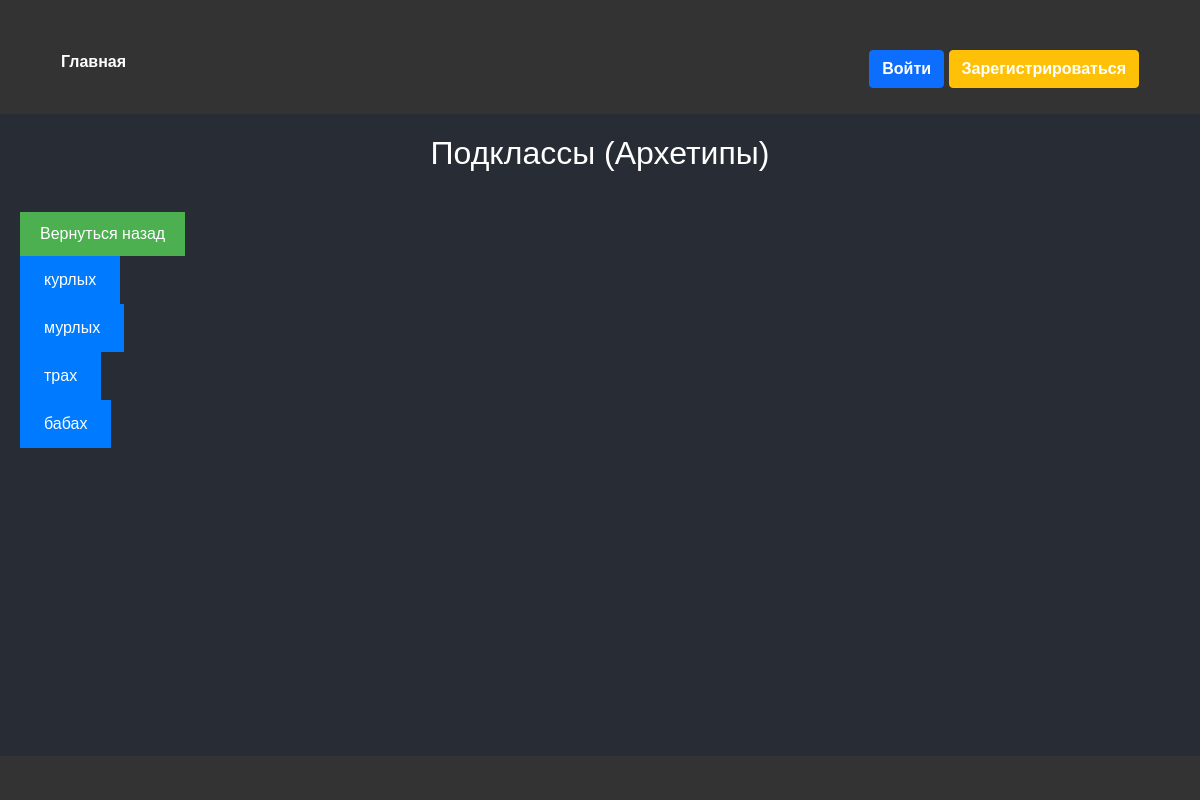
Before: /VeiwArchetypes with the older database file.
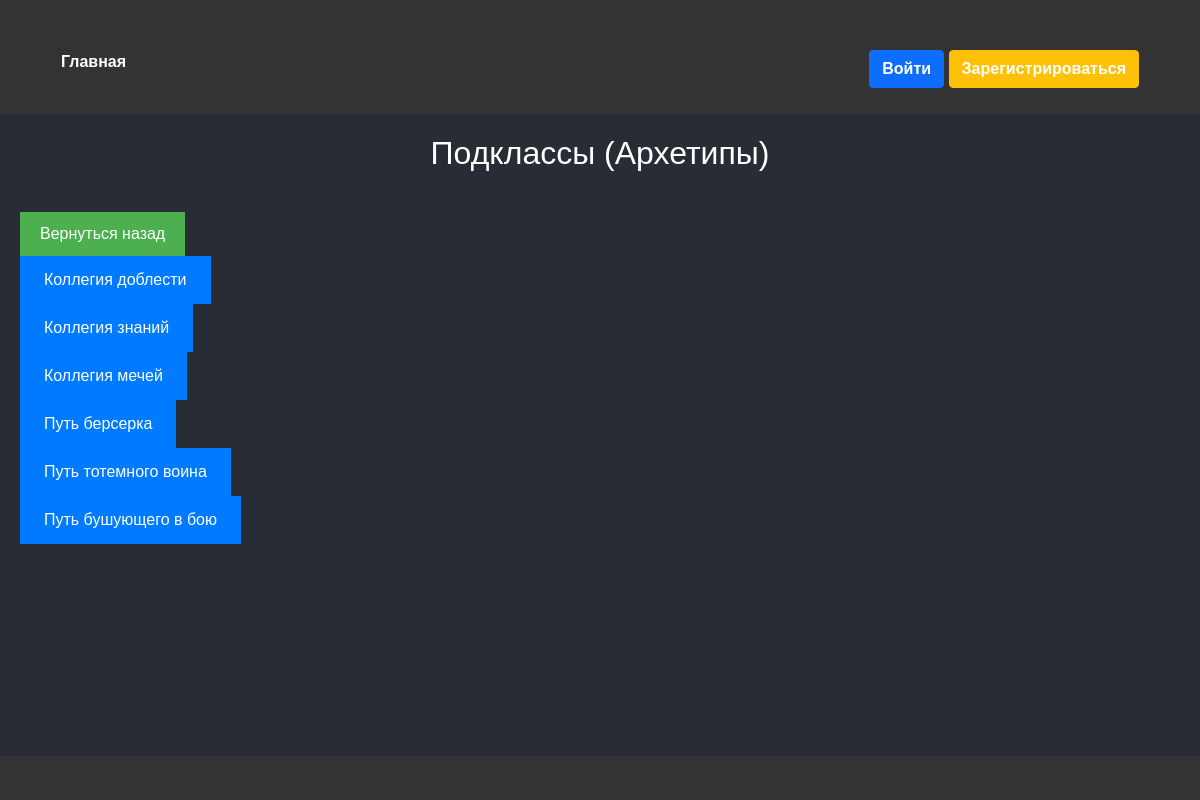
After: the same page with the newer database file.
### functions/Classes.py (models this page shows)
class Archetypes(db.Model):
    __tablename__ = 'Archetypes'
    id                  = db.Column(db.Integer, primary_key=True)
    Name                = db.Column(db.String(300), nullable=False, unique=True)
    Discription         = db.Column(db.Text, nullable=True)
    ArmorClass          = db.Column(db.Text, nullable=True)
    NotArmorSafe        = db.Column(db.Boolean, nullable=True)
    imageName = db.Column(db.String(300), nullable=True)
    image = db.Column(db.LargeBinary, nullable=True)
    Characteristic      = db.relationship('Characteristices', secondary=Archetypes_Characteristices
                                            , backref=db.backref("ArchetypesCharacteristices"        , cascade='all,delete', single_parent=True, passive_deletes=True)
                                            , cascade='all,delete', single_parent=True)
    DamageResistance    = db.relationship('DamageTypes'     , secondary=Archetypes_ResistanceDamageTypes
                                            , backref=db.backref("ArchetypesResistanceDamageTypes"   , cascade='all,delete', single_parent=True,  passive_deletes=True)
                                            , cascade='all,delete', single_parent=True)
    DamageImmunity      = db.relationship('DamageTypes'     , secondary=Archetypes_ImmunityDamageTypes
                                            , backref=db.backref("ArchetypesImmunityDamageTypes"     , cascade='all,delete', single_parent=True, passive_deletes=True)
                                            , cascade='all,delete', single_parent=True)
    EffectsResistance   = db.relationship('Effects'         , secondary=Archetypes_EffectsResistance
                                            , backref=db.backref("ArchetypesEffectsResistance"       , cascade='all,delete', single_parent=True, passive_deletes=True)
                                            , cascade='all,delete',  single_parent=True)
    Class               = db.relationship('Classes'         , secondary=Archetypes_Classes
                                            , backref=db.backref("ArchetypesClasses"                 , cascade='all,delete', single_parent=True, passive_deletes=True)
                                            , cascade='all,delete', single_parent=True)
    Spell               = db.relationship('Spells'          , secondary=Archetypes_Spells
                                            , backref=db.backref("ArchetypesSpells"                  , cascade='all,delete', single_parent=True, passive_deletes=True)
                                            , cascade='all,delete', single_parent=True)
    Skill               = db.relationship('Skills'          , secondary=Archetypes_Skills
                                            , backref=db.backref("ArchetypesSkills"                  , cascade='all,delete', single_parent=True, passive_deletes=True)
                                            , cascade='all,delete', single_parent=True)
    PossessionArmor     = db.relationship('ArmorTypes'      , secondary=Archetypes_PossessionArmor
                                            , backref=db.backref("ArchetypesPossessionArmor"         , cascade='all,delete', single_parent=True, passive_deletes=True)
                                            , cascade='all,delete', single_parent=True)
    GunOwnership        = db.relationship('Weapoons'        , secondary=Archetypes_GunOwnership
                                            , backref=db.backref("ArchetypesWeapoons"                , cascade='all,delete', single_parent=True, passive_deletes=True)
                                            , cascade='all,delete', single_parent=True)
    ToolOwnership       = db.relationship('Tools'           , secondary=Archetypes_ToolOwnership
                                            , backref=db.backref("ArchetypesTools"                   , cascade='all,delete', single_parent=True, passive_deletes=True)
                                            , cascade='all,delete', single_parent=True)
    Language            = db.relationship('Languages'       , secondary=Archetypes_Languages
                                            , backref=db.backref("ArchetypesLanguages"               , cascade='all,delete', single_parent=True, passive_deletes=True)
                                            , cascade='all,delete', single_parent=True)
    Abilitie            = db.relationship('Abilities'       , secondary=Archetypes_Abilities
                                            , backref=db.backref("ArchetypesAbilities"               , cascade='all,delete', single_parent=True, passive_deletes=True)
                                            , cascade='all,delete', single_parent=True)

### app.py (the view)
@app.route("/VeiwArchetypes", methods=['GET', 'POST'])
def VeiwArchetypes():
    archetypes = Archetypes.query.all()
    if request.method == 'POST':
        Date_id = request.form.get('Date_id')
        return OpenVeiwPost(['Archetypes', Date_id])
    return render_template("VeiwElementPage.html", Dates=archetypes
                           , TableName='VeiwArchetypes', TitlePage='Подклассы (Архетипы)', show_back_button=True)

### templates/VeiwElementPage.html (shortened to what this page needs)
{% extends "base.html" %}
{% block content %}
<h1>{{ TitlePage }}</h1>
{% if show_back_button %}
<button id="back-button">Вернуться назад</button>
{% endif %}
{% for Date in Dates %}
<form method="POST"  id="Edit{{ TableName }}Form{{ Date.id }}" action="{{ TableName }}">
	<button>{{ Date.Name }}</button>
</form>
{% endfor %}
{% endblock %}

### templates/Base.html (shortened to what this page needs)
<!doctype html>
<html lang="en">
   <head>
      <link rel="stylesheet" href="{{ url_for('static', filename='css/main.css') }}">
   </head>
   <body>
   <header class="p-3 text-bg-dark">
      <div class="container">
      {% include 'Menu.html' %}
      </div>
   </header>
   <div class="content container">
       {% block content %} {% endblock %}
   </div>
   <footer>
   </footer>
   </body>
</html>

### templates/Menu.html (shortened to what this page needs)
﻿<div class="container nav-menu" bis_skin_checked="1">
    <ul class="menu-list">
        <li class="nav-item"><a href="{{ url_for('Index') }}">Главная</a></li>
        <li class="nav-item login">
            {% if current_user.is_authenticated %}
            <a href="/Logout">Выйти</a>
            {% else %}
            <a href="LoginUsers#login" id="login-link" class="btn btn-primary">Войти</a>
            {% endif %}
            {% if not current_user.is_authenticated %}
            <a href="LoginUsers#register" id="signup-link" class="btn btn-warning">Зарегистрироваться</a>
            {% endif %}
        </li>
    </ul>
</div>

### static/css/forms.css (style rules this page uses)
h1 { text-align: center; margin-bottom: 20px; }

### static/css/links_and_buttons.css (style rules this page uses)
a { text-decoration: underline; color: blue; cursor: pointer; }
button, span#addRowButton, span.delete-row { padding: 10px 20px; background-color: #007bff; color: white; border: none; cursor: pointer; font-size: 16px; }
#back-button { margin-top: 20px; padding: 10px 20px; background-color: #4CAF50; color: white; border: none; cursor: pointer; }

### static/css/media-queries.css (style rules this page uses)
@media screen and (min-width: 1200px) { body { font-size: 16px; } }
@media screen and (min-width: 1200px) { button { padding: 12px 24px; } }
@media screen and (min-width: 1200px) { h1 { font-size: 32px; } }

### static/css/structure.css (style rules this page uses)
html, body { height: 100%; margin: 0; padding: 0; }
body { display: grid; grid-template-rows: auto 1fr auto; min-height: 100vh; }
header, main, footer { width: 100%; }
header { background-color: #333; color: white; padding: 10px 0; }
footer { background-color: #333; color: white; padding: 10px; text-align: center; }
.container { width: 100%; max-width: 1200px; margin: 0 auto; padding: 0 15px; }
.content { padding: 20px; }
.nav-menu ul.menu-list { list-style-type: none; display: flex; justify-content: space-between; background-color: #333; padding: 0; margin: 0; }
.nav-menu ul.menu-list li.nav-item { display: inline-block; padding: 10px 15px; }
.nav-menu ul.menu-list li.nav-item a { color: white; text-decoration: none; font-weight: bold; }

### static/css/character-card.css (style rules this page uses)
body { font-family: Arial, sans-serif; background-color: #282c34; color: #ffffff; }

Changed rows visible on the page:
changed Archetypes: Name "курлых" → "Коллегия доблести"
changed Archetypes: Name "мурлых" → "Коллегия знаний"
changed Archetypes: Name "трах" → "Коллегия мечей"
changed Archetypes: Name "бабах" → "Путь берсерка"
added Archetypes: Name "Путь тотемного воина"
added Archetypes: Name "Путь бушующего в бою"
